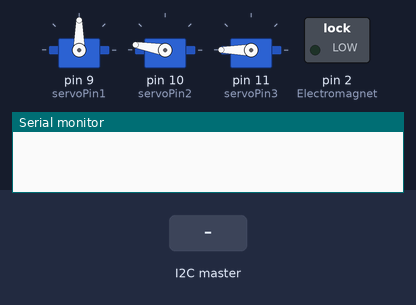
Recording of a sketch running on a simulated Arduino Uno, built with avr-gcc and run on an emulated ATmega328P. Shown: 3 × servo, switched loads named in the sketch (green lamp = pin HIGH), the last lines printed to the serial monitor. Inputs (shaded band) come from the test bench.

Above: at 4.2 s.
4.3 s: the I2C master sends the byte 1
At 5.1 s:
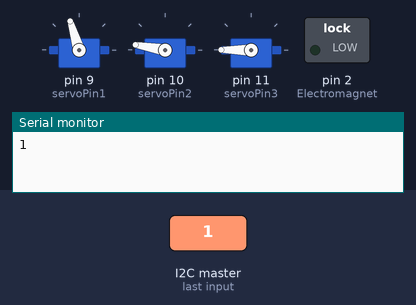
At 6.1 s:
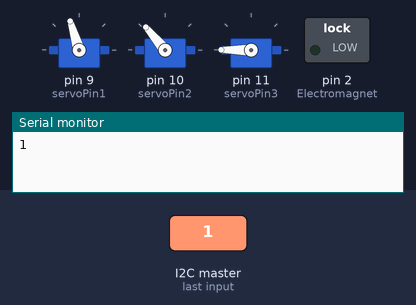
6.8 s: the I2C master sends the byte 0
At 12.6 s:
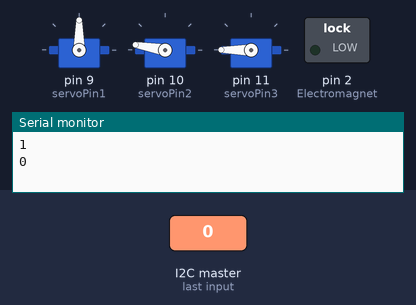
Timing chart, 0 to 14.1 s (numbered marks = the images above; inputs shaded):
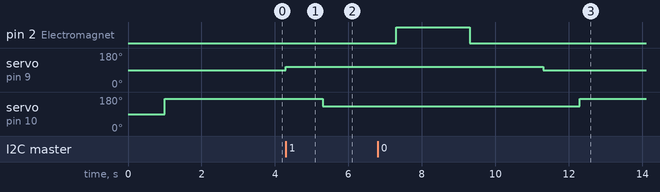

The sketch:

Finished_RobotArm.ino
```cpp
#include <Wire.h>
#include <Servo.h>

#define servoPin1 9
#define servoPin2 10
#define servoPin3 11

Servo myservo1, myservo2, myservo3;

int Electromagnet = 2;
int color = 0;

typedef struct{
  int FR;
  int TB;
  int LR;
}coo;

int RGB[3]={0,0,0};
coo act[4][3] = {{{90,170,180},{107,130,180},{90,110,0}},    //좌표값
                {{148,144,5},{138,133,5},{131,120,4}},
                {{149,145,22},{138,131,23},{131,120,24}},
                {{150,147,37},{141,135,41},{133,123,43}}};

void setup() {
  Wire.begin(0x9);                //slve 주소 9
  Wire.onReceive(receiveEvent);   //i2c
  myservo1.attach(servoPin1);     //Pin Settings
  myservo2.attach(servoPin2);
  myservo3.attach(servoPin3);

  Arm_init();

  pinMode(Electromagnet, OUTPUT);
  Serial.begin(9600);
}

void receiveEvent(int co) {    //i2c
  while (Wire.available()) {
    color = Wire.read();      //받은 값 읽기
    Serial.println(color);    //받은 값 확인
  }
}

void Arm(int FR, int TB, int LR) { //팔 컨트롤
  myservo1.write(FR);
  delay (1000);
  myservo2.write(TB);
  delay (1000);
  myservo3.write(LR);
  delay (1000);
}
void Magnet(int MG) {  //전자석 컨트롤
  if (MG == 1) {
    digitalWrite(Electromagnet, HIGH);
    delay(2000);
  } else {
    digitalWrite(Electromagnet, LOW);
    delay(2000);
  }
}

void Arm_init(){      //팔 초기 좌표
  Arm(act[0][0].FR, act[0][0].TB, act[0][0].LR);
}
void Arm_grab(){                  //팔 물건 집음
  Arm(act[0][1].FR, act[0][1].TB, act[0][1].LR);
  Magnet(1);
}

void Site(int sort){  //색상 좌표 분류

  if(sort==1){        //빨강 위치
    Serial.println("r");
    Arm(act[0][0].FR, act[sort][RGB[0]].TB, act[sort][RGB[0]].LR);
    delay(1000);
    Arm(act[sort][RGB[0]].FR, act[sort][RGB[0]].TB, act[sort][RGB[0]].LR);
    delay(1000);
    RGB[0]++;

    if(RGB[0]==3)
    {
      RGB[0]=0;
    }
  }
  else if(sort==2){   //초록 위치
    Serial.println("g");
    Arm(act[0][0].FR, act[sort][RGB[1]].TB, act[sort][RGB[1]].LR);
    delay(1000);
    Arm(act[sort][RGB[1]].FR, act[sort][RGB[1]].TB, act[sort][RGB[1]].LR);
    delay(1000);
    RGB[1]++;
    if(RGB[1]==3)
    {
      RGB[1]=0;
    }
  }

  else if(sort==3){   //파랑 위치
    Serial.println("b");
    Arm(act[0][0].FR, act[sort][RGB[2]].TB, act[sort][RGB[2]].LR);
    delay(1000);
    Arm(act[sort][RGB[2]].FR, act[sort][RGB[2]].TB, act[sort][RGB[2]].LR);
    delay(1000);
    RGB[2]++;
    if(RGB[2]==3)
    {
      RGB[2]=0;
    }
  }
  Magnet(0);
}

void loop() {

  if(color !=0 && color != 4){
    Arm_grab();
    Site(color);
    Arm_init();
    color=0;
  }
  if(color == 4){
    for(int i=0;i<4;i++){
      RGB[i]=0;
    }
  }
}
```

Measured:
- after the input at 4.3 s, servo on pin 9 (servoPin1): 90° → 107° at once; servo on pin 10 (servoPin2): 170° → 130° after 1.0 s
- after the input at 6.8 s, servo on pin 10 (servoPin2): 130° → 170° after 5.5 s; servo on pin 11 (servoPin3): stays 180° (without the input it goes to 5° after 4.5 s)
